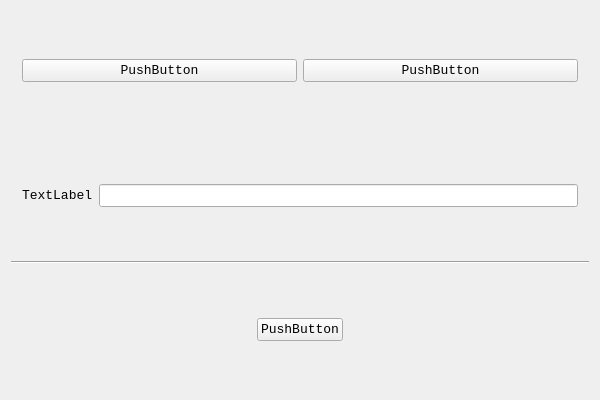
<?xml version="1.0" encoding="UTF-8"?>
<ui version="4.0">
 <class>MMFShareClass</class>
 <widget class="QWidget" name="MMFShareClass">
  <property name="geometry">
   <rect>
    <x>0</x>
    <y>0</y>
    <width>600</width>
    <height>400</height>
   </rect>
  </property>
  <property name="font">
   <font>
    <family>Consolas</family>
    <pointsize>10</pointsize>
   </font>
  </property>
  <property name="windowTitle">
   <string>MMFShare</string>
  </property>
  <property name="windowIcon">
   <iconset resource="MMFShare.qrc">
    <normaloff>:/MMFShare.ico</normaloff>:/MMFShare.ico</iconset>
  </property>
  <layout class="QVBoxLayout" name="verticalLayout">
   <item>
    <widget class="QWidget" name="widget" native="true">
     <layout class="QHBoxLayout" name="horizontalLayout">
      <item>
       <widget class="QPushButton" name="buttonCreate">
        <property name="text">
         <string>PushButton</string>
        </property>
       </widget>
      </item>
      <item>
       <widget class="QPushButton" name="buttonClose">
        <property name="text">
         <string>PushButton</string>
        </property>
       </widget>
      </item>
     </layout>
    </widget>
   </item>
   <item>
    <widget class="QWidget" name="widget_2" native="true">
     <layout class="QHBoxLayout" name="horizontalLayout_2">
      <item>
       <widget class="QLabel" name="labelData">
        <property name="text">
         <string>TextLabel</string>
        </property>
       </widget>
      </item>
      <item>
       <widget class="QLineEdit" name="lineEdit"/>
      </item>
     </layout>
    </widget>
   </item>
   <item>
    <widget class="Line" name="line">
     <property name="orientation">
      <enum>Qt::Horizontal</enum>
     </property>
    </widget>
   </item>
   <item>
    <widget class="QWidget" name="widget_3" native="true">
     <layout class="QHBoxLayout" name="horizontalLayout_3">
      <item>
       <spacer name="horizontalSpacer_2">
        <property name="orientation">
         <enum>Qt::Horizontal</enum>
        </property>
        <property name="sizeHint" stdset="0">
         <size>
          <width>40</width>
          <height>20</height>
         </size>
        </property>
       </spacer>
      </item>
      <item>
       <widget class="QPushButton" name="buttonMap">
        <property name="text">
         <string>PushButton</string>
        </property>
       </widget>
      </item>
      <item>
       <spacer name="horizontalSpacer">
        <property name="orientation">
         <enum>Qt::Horizontal</enum>
        </property>
        <property name="sizeHint" stdset="0">
         <size>
          <width>40</width>
          <height>20</height>
         </size>
        </property>
       </spacer>
      </item>
     </layout>
    </widget>
   </item>
  </layout>
 </widget>
 <layoutdefault spacing="6" margin="11"/>
 <resources>
  <include location="MMFShare.qrc"/>
 </resources>
 <connections/>
</ui>
